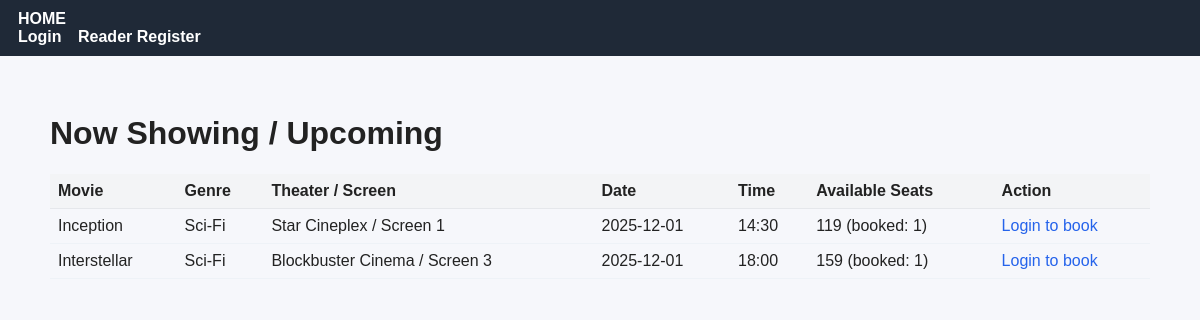
/CinemaBookingSystem/index.php, run on the app's committed database.
### tables this page shows
CREATE TABLE Showtime (
  id INT AUTO_INCREMENT PRIMARY KEY,
  movie_id INT NOT NULL,
  screen_id INT NOT NULL,
  show_date DATE,
  show_time TIME,
  FOREIGN KEY (movie_id)
    REFERENCES Movie(id)
    ON UPDATE CASCADE
    ON DELETE CASCADE,
  FOREIGN KEY (screen_id)
    REFERENCES Screen(id)
    ON UPDATE CASCADE
    ON DELETE CASCADE
);

CREATE TABLE Movie (
  id INT AUTO_INCREMENT PRIMARY KEY,
  title VARCHAR(50) NOT NULL,
  genre VARCHAR(50),
  duration_minutes INT,
  release_date DATE
);

CREATE TABLE Theater (
  id INT AUTO_INCREMENT PRIMARY KEY,
  name VARCHAR(50) NOT NULL,
  location VARCHAR(80)
);

CREATE TABLE Screen (
  id INT AUTO_INCREMENT PRIMARY KEY,
  theater_id INT NOT NULL,
  screen_number INT NOT NULL,
  total_seats INT,
  FOREIGN KEY (theater_id)
    REFERENCES Theater(id)
    ON UPDATE CASCADE
    ON DELETE CASCADE
);

### CinemaBookingSystem/index.php (the view)
<?php
require 'includes/db.php';
require 'includes/header.php';
$sql = "
SELECT
  s.id AS showtime_id,
  m.id AS movie_id, m.title, m.genre, m.duration_minutes, m.release_date,
  sc.id AS screen_id, sc.screen_number, sc.total_seats,
  t.id AS theater_id, t.name AS theater_name, t.location,
  s.show_date, s.show_time,
  (sc.total_seats - IFNULL(bs.booked_count,0)) AS seats_available,
  IFNULL(bs.booked_count,0) AS seats_booked
FROM Showtime s
JOIN Movie m ON s.movie_id = m.id
JOIN Screen sc ON s.screen_id = sc.id
JOIN Theater t ON sc.theater_id = t.id
LEFT JOIN (
    SELECT st.id AS stid, st.screen_id, COUNT(bs.id) AS booked_count
    FROM Showtime st
    JOIN Booking b ON b.showtime_id = st.id
    JOIN BookedSeat bs ON bs.booking_id = b.id
    GROUP BY st.id
) bs ON bs.stid = s.id
ORDER BY s.show_date ASC, s.show_time ASC
LIMIT 100
";
$stmt = $pdo->query($sql);
$showtimes = $stmt->fetchAll();
?>
<h1>Now Showing / Upcoming</h1>
<?php if(count($showtimes) === 0): ?>
    <p>No showtimes found.</p>
<?php else: ?>
    <table>
        <thead>
            <tr>
                <th>Movie</th>
                <th>Genre</th>
                <th>Theater / Screen</th>
                <th>Date</th>
                <th>Time</th>
                <th>Available Seats</th>
                <th>Action</th>
            </tr>
        </thead>
        <tbody>
        <?php foreach($showtimes as $st): ?>
            <tr>
                <td><?=htmlspecialchars($st['title'])?></td>
                <td><?=htmlspecialchars($st['genre'])?></td>
                <td><?=htmlspecialchars($st['theater_name'])." / Screen ".$st['screen_number']?></td>
                <td><?=htmlspecialchars($st['show_date'])?></td>
                <td><?=htmlspecialchars(substr($st['show_time'],0,5))?></td>
                <td><?= (int)$st['seats_available'] ?> (booked: <?= (int)$st['seats_booked'] ?>)</td>
                <td>
                    <?php if(isset($_SESSION['role']) && $_SESSION['role'] === 'user'): ?>
                        <a href="booking.php?showtime_id=<?= $st['showtime_id'] ?>">Book</a>
                    <?php else: ?>
                        <a href="login.php">Login to book</a>
                    <?php endif; ?>
                </td>
            </tr>
        <?php endforeach; ?>
        </tbody>
    </table>
<?php endif; ?>
</div>
</body>
</html>

### CinemaBookingSystem/includes/header.php (shortened to what this page needs)
<!DOCTYPE html>
<html lang="en">
<head>
    <link rel="stylesheet" href="css/style.css">
</head>
<body>
<nav>
    <a href="index.php">HOME</a>
    <div class="right">
        <?php if(isset($_SESSION['user_id'])): ?>
            <span style="font-size:0.9em; margin-right:10px; color:#ccc;">
                Hello, <?php echo htmlspecialchars($_SESSION['user_name']); ?> (<?php echo $_SESSION['role']; ?>)
            </span>
            <?php if($_SESSION['role'] == 'journalist'): ?>
                <a href="journalist_dashboard.php">Write Article</a>
            <?php endif; ?>
            <?php if($_SESSION['role'] == 'admin'): ?>
                <a href="admin_panel.php" style="color:#ffaaaa;">Admin Panel</a>
            <?php endif; ?>
            <?php if($_SESSION['role'] == 'reader'): ?>
                <a href="my_bookmarks.php">My Bookmarks</a>
            <?php endif; ?>
            <a href="logout.php">Logout</a>
        <?php else: ?>
            <a href="login.php">Login</a>
            <a href="register.php">Reader Register</a>
        <?php endif; ?>
    </div>
</nav>
<div class="container">

### CinemaBookingSystem/css/style.css (style rules this page uses)
body { font-family: Arial, Helvetica, sans-serif; background: #f6f7fb; color: #222; margin: 0; padding: 0; }
.container { max-width: 1100px; margin: 20px auto; padding: 18px; }
nav { background:#1f2937; color:#fff; padding:10px 18px; }
nav a { color:#fff; margin-right:12px; text-decoration:none; font-weight:600; }
a { color: #2563eb; text-decoration: none; }
table { width:100%; border-collapse: collapse; margin-top:8px; }
table thead th { text-align:left; padding:8px; background:#f3f4f6; border-bottom:1px solid #e5e7eb; }
table tbody td { padding:8px; border-bottom:1px solid #eef2f7; }

### data on the page
showtime: movie.title "Inception", movie.genre "Sci-Fi", theater.name "Star Cineplex", screen.screen_number "1", show_date "2025-12-01", show_time "14:30", seats_available "119", seats_booked "1"
showtime: movie.title "Interstellar", movie.genre "Sci-Fi", theater.name "Blockbuster Cinema", screen.screen_number "3", show_date "2025-12-01", show_time "18:00", seats_available "159", seats_booked "1"
